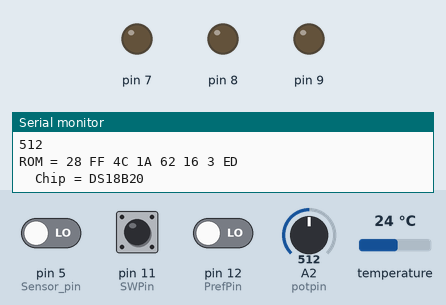
This sketch was run on a simulated Arduino Uno, built with avr-gcc and run on an emulated ATmega328P. Shown: output pins drawn as LEDs (lit = HIGH), the last lines printed to the serial monitor. The test bench sets the inputs (shaded band); at power-on: pin 11 (SWPin) HIGH, temperature 24 °C, pin 5 (Sensor_pin) LOW, A2 (potpin) = 512, pin 12 (PrefPin) LOW.

Above: at 1.9 s.
2.0 s: pin 11 (SWPin) pulled LOW for 0.85 s
At 3.5 s:
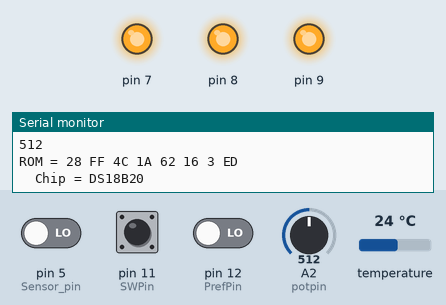
4.3 s: temperature set to 12 °C
8.3 s: pin 5 (Sensor_pin) driven HIGH
13.3 s: A2 (potpin) set to 30
At 17.4 s:
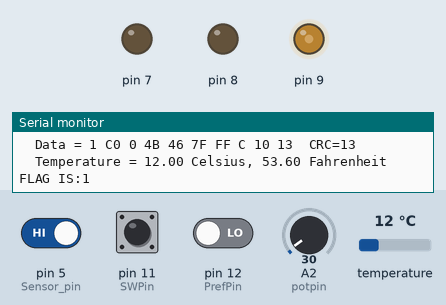
At 18.1 s:
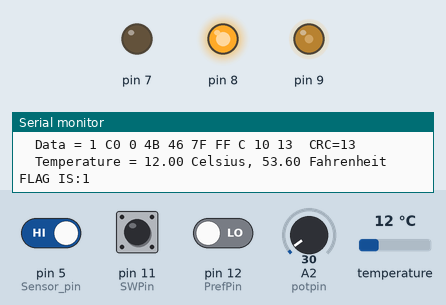
18.3 s: A2 (potpin) set to 306
At 21.0 s:
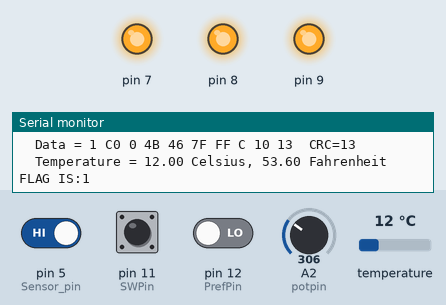
21.5 s: temperature set to 28 °C
Timing chart, 0 to 24.5 s (numbered marks = the images above; inputs shaded):
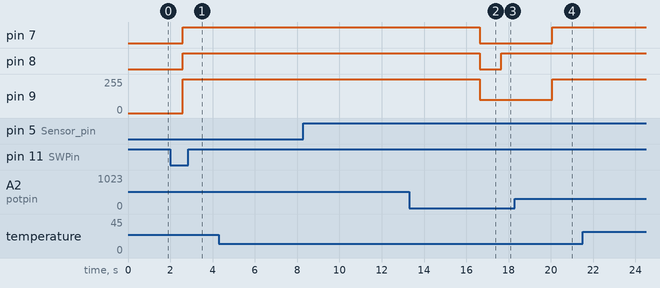

The sketch:

perfect_light.ino
```cpp
//#include <EEPROM.h>
    //ds18b20总线设置
#include <OneWire.h>
OneWire  ds(10);  // 连接arduino10引脚
    //定义光敏电阻模拟输入接口pin2
int potpin=2;
int val;// 定义变量
    //定义旋钮
int MBPin = 0;
int MGPin = 1;
int MRPin = 3;
int valuer = 0;  //定义旋钮变量
int valueg = 0;
int valueb = 0;
  //设置手动自动切换参
int SWPin=11;
int Flag = 0;
int PrefPin=12;
  //红外热释
int Sensor_pin = 5;
int SensorState=0;//存储传感器状态

void setup(void) {
  Serial.begin(9600);
  pinMode(7, OUTPUT);
  pinMode(8, OUTPUT);
  pinMode(9, OUTPUT);
  pinMode(Sensor_pin,INPUT); //设置人体红外接口为输入状态
}

void loop(void) {
  val=analogRead(potpin);//读取光照模拟接口的值
 Serial.println(val);//输出模拟接口的值

    //ds18b20  配置
  byte i;
  byte present = 0;
  byte type_s;
  byte data[12];
  byte addr[8];
  float celsius, fahrenheit;

  if ( !ds.search(addr)) {
    Serial.println("No more addresses.");
    Serial.println();
    ds.reset_search();
    delay(250);
    return;
  }

  Serial.print("ROM =");
  for( i = 0; i < 8; i++) {
    Serial.write(' ');
    Serial.print(addr[i], HEX);
  }

  if (OneWire::crc8(addr, 7) != addr[7]) {
      Serial.println("CRC is not valid!");
      return;
  }
  Serial.println();

  // the first ROM byte indicates which chip
  switch (addr[0]) {
    case 0x10:
      Serial.println("  Chip = DS18S20");  // or old DS1820
      type_s = 1;
      break;
    case 0x28:
      Serial.println("  Chip = DS18B20");
      type_s = 0;
      break;
    case 0x22:
      Serial.println("  Chip = DS1822");
      type_s = 0;
      break;
    default:
      Serial.println("Device is not a DS18x20 family device.");
      return;
  }

  ds.reset();
  ds.select(addr);
  ds.write(0x44,1);         // start conversion, with parasite power on at the end

  delay(1000);     // maybe 750ms is enough, maybe not
  // we might do a ds.depower() here, but the reset will take care of it.

  present = ds.reset();
  ds.select(addr);
  ds.write(0xBE);         // Read Scratchpad

  Serial.print("  Data = ");
  Serial.print(present,HEX);
  Serial.print(" ");
  for ( i = 0; i < 9; i++) {           // we need 9 bytes
    data[i] = ds.read();//read data
    Serial.print(data[i], HEX);
    Serial.print(" ");
  }
  Serial.print(" CRC=");
  Serial.print(OneWire::crc8(data, 8), HEX);
  Serial.println();

  // convert the data to actual temperature

  unsigned int raw = (data[1] << 8) | data[0];
  if (type_s) {
    raw = raw << 3; // 9 bit resolution default
    if (data[7] == 0x10) {
      // count remain gives full 12 bit resolution
      raw = (raw & 0xFFF0) + 12 - data[6];
    }
  } else {
    byte cfg = (data[4] & 0x60);
    if (cfg == 0x00) raw = raw << 3;  // 9 bit resolution, 93.75 ms
    else if (cfg == 0x20) raw = raw << 2; // 10 bit res, 187.5 ms
    else if (cfg == 0x40) raw = raw << 1; // 11 bit res, 375 ms
    // default is 12 bit resolution, 750 ms conversion time
  }
  celsius = (float)raw / 16.0;
  fahrenheit = celsius * 1.8 + 32.0;
  Serial.print("  Temperature = ");
  Serial.print(celsius);
  Serial.print(" Celsius, ");
  Serial.print(fahrenheit);
  Serial.println(" Fahrenheit");
  Flag = digitalRead(SWPin);
  Serial.print("FLAG IS:");
  Serial.println(Flag);

    // pwm lamp
SensorState=digitalRead(Sensor_pin); //定义参数存储人体红外传感器读到的状态
delay(100);

   // if (Flag == 1)
  if (SensorState == HIGH && Flag == 1)
// if(SensorState == HIGH) //如果检测到有动物运动（在检测范围内）亮起LED
     {
        analogWrite(7, val+16);
        analogWrite(8, val+57);
        analogWrite(9, val+69);//把brightness的值写入端口
        delay(1000);
         if(celsius<27)
            {
               analogWrite(7, val+16 - (27-celsius)/27*104);
               analogWrite(8, val+57 + (27-celsius)/27*145);
               analogWrite(9, val+69);//基准值调光
             }
          else
            {
              analogWrite(7, val+16+(celsius-27)/27*104);
              analogWrite(8, val+57 + (celsius-27)/27*145);
              analogWrite(9, val+69 );
              }
        delay(1000);
       }
    //else if( Flag == 0&& SensorState == HIGH)
    else if( Flag == 0)
     {
     digitalRead(PrefPin);
     //  if(PrefPin=1)
     //  {
     //     valueb=  EEPROM.read(0);
     //     valueg= EEPROM.read(1);
     //     valuer= EEPROM.read(2);
    //    }
    //     else
    //     {
          valuer = analogRead(MRPin);
          valueg = analogRead(MGPin);
          valueb = analogRead(MBPin);
    //      }

        Serial.println("r:");
        Serial.println(valuer);
        Serial.println("g:");
        Serial.println(valueg);
        Serial.println("b:");
        Serial.println(valueb);
        Flag = digitalRead(SWPin);
        analogWrite(7,valueb);
        analogWrite(8,valueg);
        analogWrite(9,valuer);
         //    EEPROM.write(0,valueb);
        //     EEPROM.write(1,valueg);
         //    EEPROM.write(2,valuer);
        delay(100);
       }
   // else
    // {
   //    digitalWrite(7,LOW);
    //   digitalWrite(8,LOW);
    //   digitalWrite(9,LOW);
   //    }

}
```

Measured:
- after the input at 2.0 s, pin 7, pin 8: LOW → HIGH after 0.58 s; pin 9: 0/255 → 255/255 after 0.58 s
- after the input at 13.3 s, pin 7: HIGH → LOW after 3.3 s; pin 8: HIGH → LOW after 3.3 s, → HIGH 1.0 s later; pin 9: 255/255 → 99/255 after 3.3 s
- after the input at 18.3 s, pin 7: LOW → HIGH after 1.8 s; pin 8: stays HIGH (without the input it goes to LOW after 1.8 s); pin 9: 99/255 → 255/255 after 1.8 s
